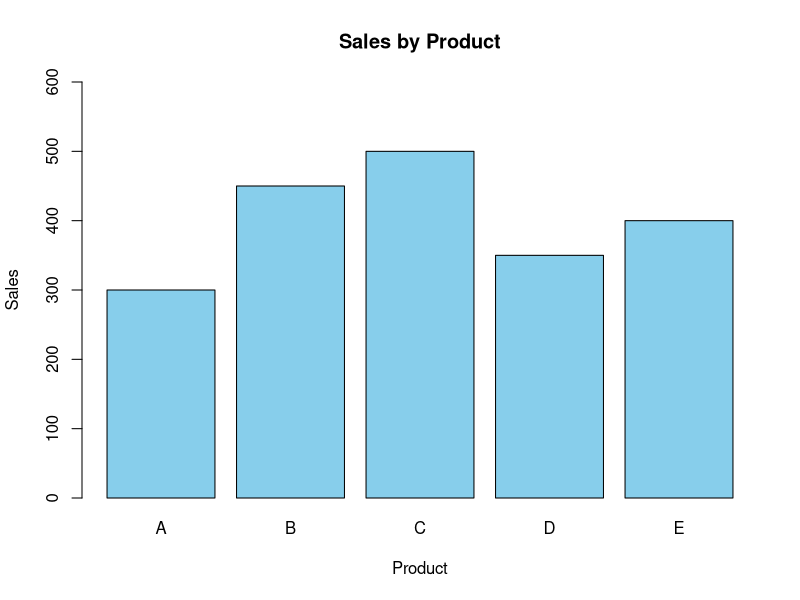

This figure's R source:
product<-c("A","B","C","D","E")
sales<-c(300,450,500,350,400)
barplot(sales, 
        names.arg=product, 
        main="Sales by Product",
        xlab="Product", 
        ylab="Sales", 
        col="skyblue", 
        border="black",
        ylim=c(0, 600))
